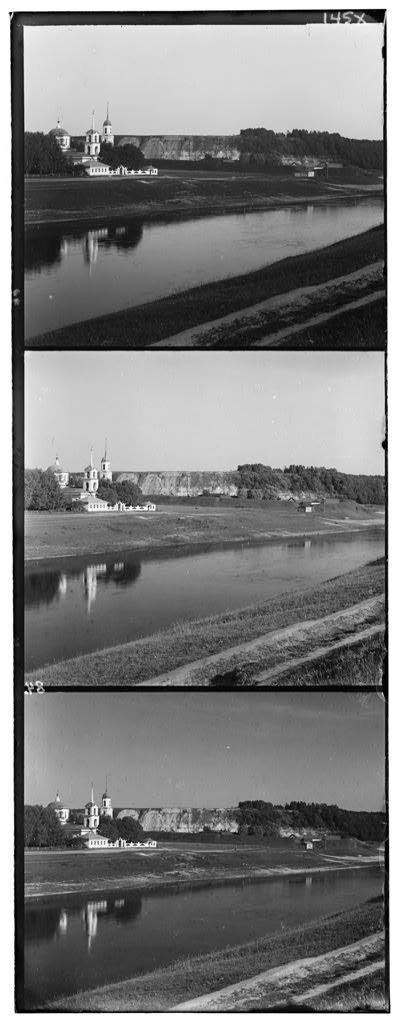
%> input picture assignment1/part1/part1_1.jpg, 400 x 1024 px
$ octave part1.m   (GNU Octave 9; MATLAB toolbox functions it lacks are replaced by stand-ins)
%> lines starting %> are read from the running program, lines starting %| are printed output that depends on the picture
### assignment1/part1/align.m
% CSCI-UA.0480-001 Assignment 1, starter align() code
% By Chris Jimenez(3/3/14)

function [bestimage] = align(image1, image2)
%ALIGN This functions aligns two images together.
%   This function will align the two image inputs image1 and image2 and will
%   return the result of the alignment. In addition, the function will also
%   print out the displacement. So image1 will be manipulated(shifted) using
%   circshift() while image2, the base channel, will be left alone. We are
%   assuming also that image1 and image2 are the same dimensions.


%First we must resize the images
%image1 = imresize(image1, .75)
%image2 = imresize(image2, .75)


%best value initially set to 0, bestimage initially set to image1
best = intmax();
bestimage = image1;

%x and y displacements currently set to 0;
x = 0;
y = 0;


%iterate through [-15, 15]
for i = -15 : 15
    for j = -15 : 15

        %shifted image of image1
        shiftimg = circshift(image1, [i j]);

        ssd = sum(sum((shiftimg - image2).^2 ));

        %compare the ssd to the current best value...
        if ssd < best
            bestimage = shiftimg;
            best = ssd;
            x = i;
            y = j;

        end

    end
end

%print the x and y displacement
fprintf('image1 shifted by %d in the x-direction, and %d in the y-direction\n', x, y);

end

### assignment1/part1/part1.m
% CSCI-UA.0480-001 Assignment 1, starter Matlab code
% Adapted from A. Efros
% Edited By Chris Jimenez(3/3/14)
% (http://graphics.cs.cmu.edu/courses/15-463/2010_fall/hw/proj1/)

% name of the input file
imname = 'part1_1.jpg';

% read in the image
fullim = imread(imname);
%> fullim is the input picture: size 1024x400 uint8; min 0, max 255, mean 124.2

% convert to double matrix (might want to do this later on to same memory)
fullim = im2double(fullim);
%> fullim: size 1024x400 double

% compute the height of each part (just 1/3 of total)
height = floor(size(fullim,1)/3);
%> height = 341
% separate color channels
B = fullim(1:height,:);
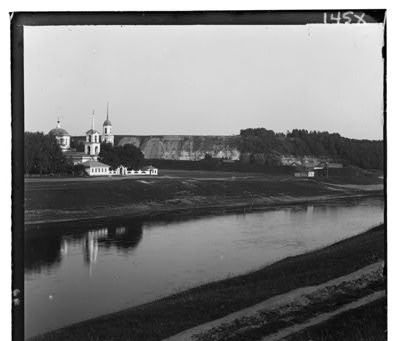
%> B: size 341x400 double; min 0, max 1, mean 0.494
G = fullim(height+1:height*2,:);
R = fullim(height*2+1:height*3,:);


% Align the images
% Functions that might be useful to you for aligning the images include:
% "circshift", "sum", and "imresize" (for multiscale)
fprintf('\nAligning channel G with channel B\n');
aG = align(G,B);
%> after the loop in align, `for i = -15 : 15`: best = 6106.9; x = 7; y = -1
%| image1 shifted by 7 in the x-direction, and -1 in the y-direction
fprintf('\nAligning channel R with channel B\n');
aR = align(R,B);
%| image1 shifted by 10 in the x-direction, and -2 in the y-direction

% create a color image (3D array)
% ... use the "cat" command
resultimage = cat(3,B, aG, aR);


% show the resulting image
% ... use the "imshow" command
figure
imshow(resultimage);
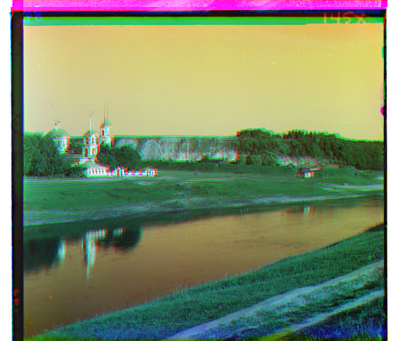
%> displayed picture: size 341x400x3, on the screen's scale of 0 to 255; mean R, G, B 125.9, 139.3, 106.9

% save result image
imwrite(resultimage, 'result_image.png', 'png');

$ run again, with assignment1/part1/part1_3.jpg copied over assignment1/part1/part1_1.jpg
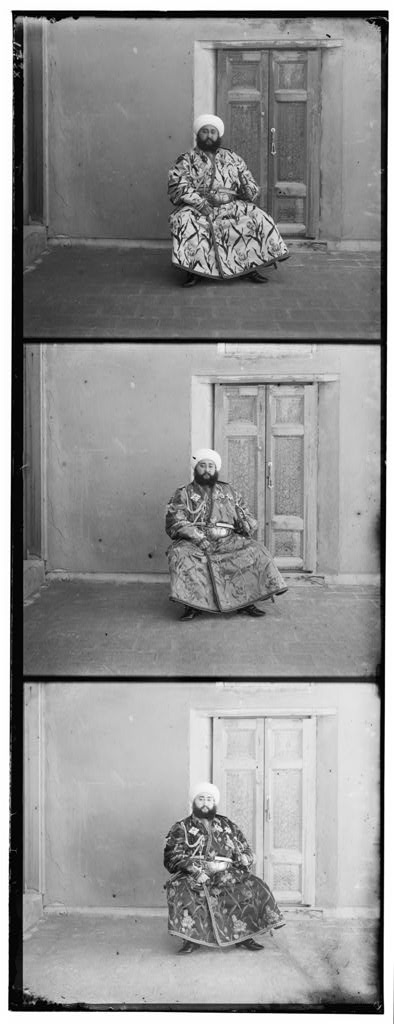
%> input picture assignment1/part1/part1_3.jpg, 394 x 1024 px
%> fullim is the input picture: size 1024x394 uint8; min 0, max 255, mean 145.2
%> fullim: size 1024x394 double
%> `B = fullim(1:height,:);`:
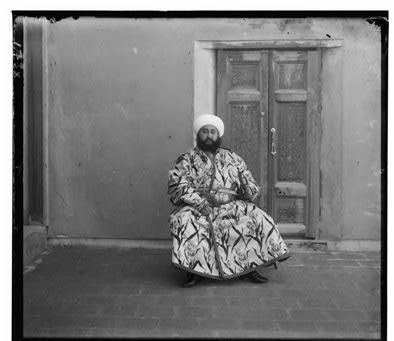
%> B: size 341x394 double; min 0, max 1, mean 0.47
%> after the loop in align, `for i = -15 : 15`: best = 5051.7; x = 15; y = 2
%| image1 shifted by 15 in the x-direction, and 2 in the y-direction
%| image1 shifted by 11 in the x-direction, and 3 in the y-direction
%> `imshow(resultimage);`:
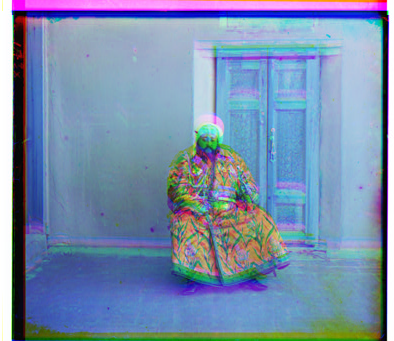
%> displayed picture: size 341x394x3, on the screen's scale of 0 to 255; mean R, G, B 119.9, 142.5, 173.1

$ run again, with assignment1/part1/part1_4.jpg copied over assignment1/part1/part1_1.jpg
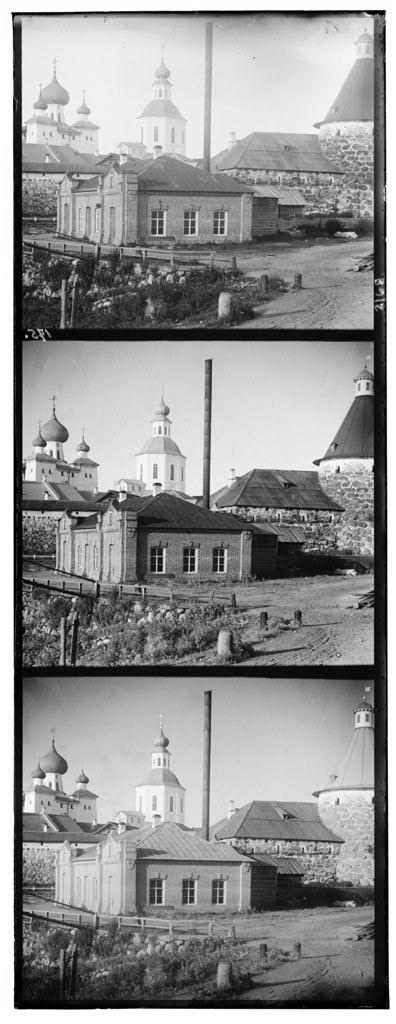
%> input picture assignment1/part1/part1_4.jpg, 396 x 1024 px
%> fullim is the input picture: size 1024x396 uint8; min 0, max 255, mean 146.8
%> fullim: size 1024x396 double
%> `B = fullim(1:height,:);`:
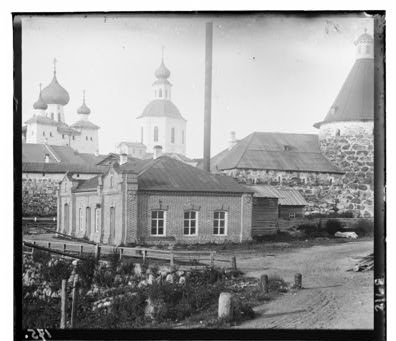
%> B: size 341x396 double; min 0, max 1, mean 0.611
%> after the loop in align, `for i = -15 : 15`: best = 4614.2; x = 4; y = 0
%| image1 shifted by 4 in the x-direction, and 0 in the y-direction
%| image1 shifted by 13 in the x-direction, and -1 in the y-direction
%> `imshow(resultimage);`:
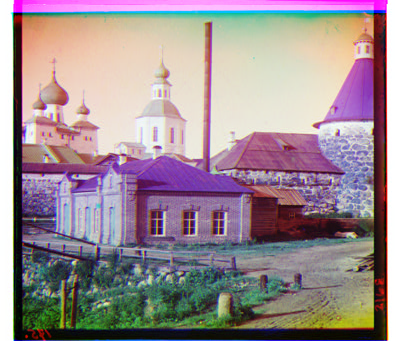
%> displayed picture: size 341x396x3, on the screen's scale of 0 to 255; mean R, G, B 155.8, 139.5, 144.9
